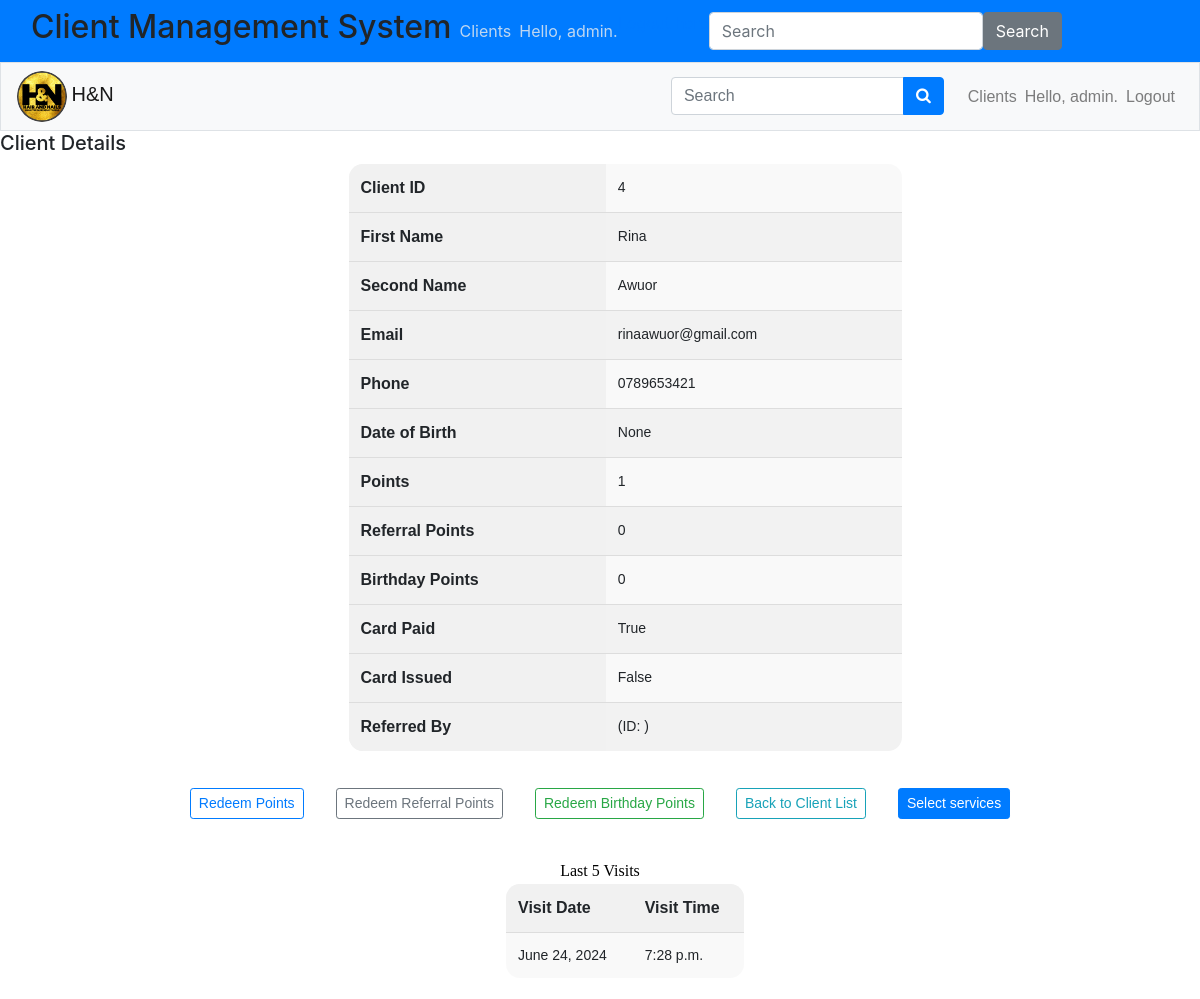
The page /users/clients/4/ (signed in) on the database as committed earlier.
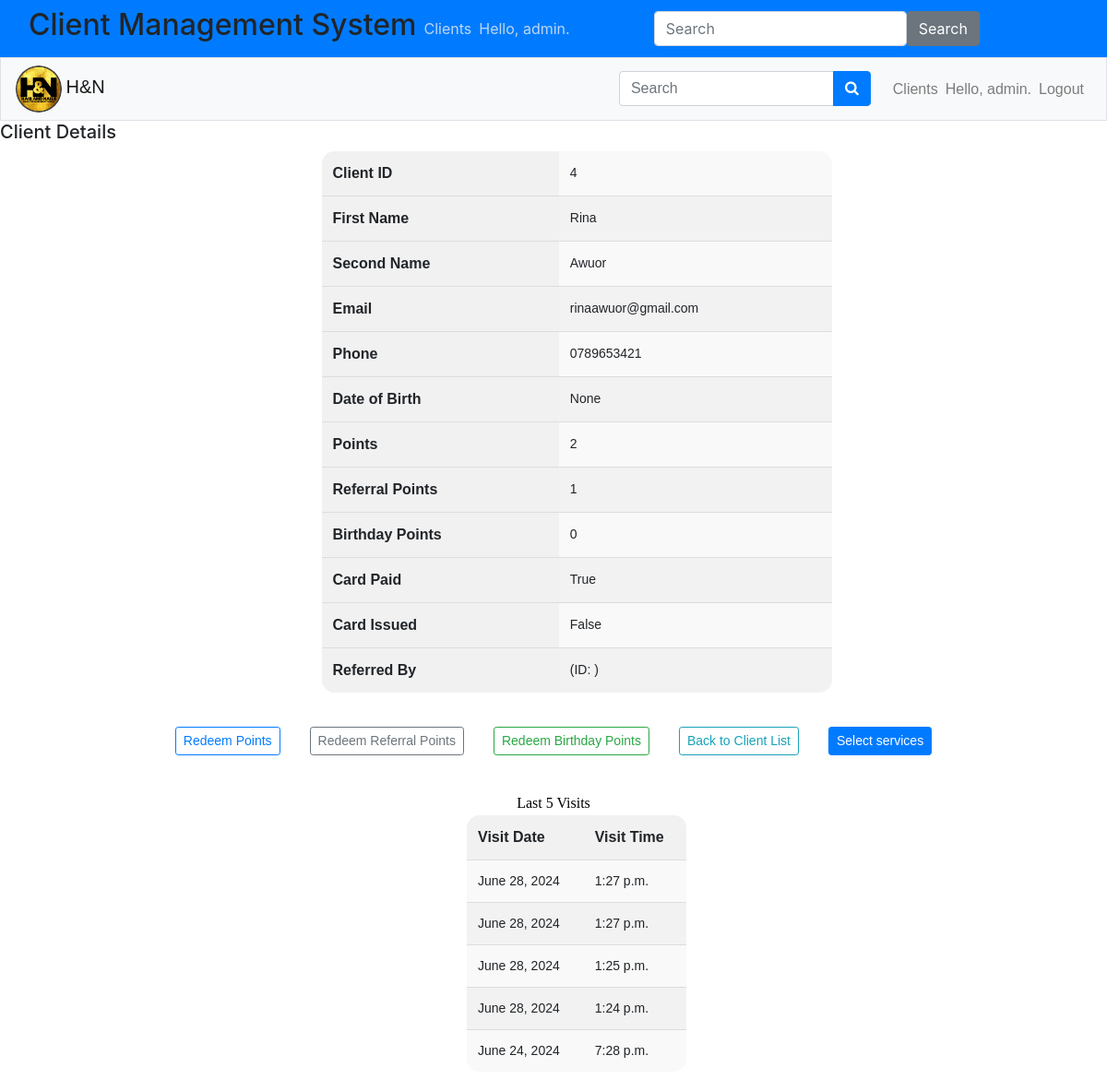
The same page on the database as committed later.
### users/models.py (models this page shows, shortened)
class Client(models.Model):
    first_name = models.CharField(max_length=100)
    second_name = models.CharField(max_length=100)
    email = models.EmailField(unique=True)
    phone = models.CharField(max_length=15, unique=True)
    points = models.IntegerField(default=0)
    referral_points = models.IntegerField(default=0)
    date_of_birth = models.DateField(null=True, blank=True)
    birthday_points = models.IntegerField(default=0)
    referred_by = models.ForeignKey('self', null=True, blank=True, on_delete=models.SET_NULL)
    card_paid = models.BooleanField(default=False)
    card_issued = models.BooleanField(default=False)

### visits/models.py (models this page shows, shortened)
class Visit(models.Model):
    client = models.ForeignKey(Client, on_delete=models.CASCADE)
    visit_time = models.DateTimeField(auto_now_add=True)

### users/views.py (the view)
# urls.py: path('clients/<int:client_id>/', views.client_detail, name='client_detail'),
@login_required
def client_detail(request, client_id):
    client = Client.objects.get(id=client_id)
    visits = client.visit_set.order_by('-visit_time')[:5]
    context = {'client': client, 'visits': visits}
    return render(request, 'users/client_detail.html', context)

### users/templates/users/client_detail.html (shortened to what this page needs)
<!DOCTYPE html>
<html lang="en">
<head>
    {% extends 'users/base.html' %}
{% block header %}
<h5>Client Details</h5>
{% endblock header %}
{% block content %}
<div class="container">
    <table class="client-table">
        <tr>
            <th>Client ID</th>
            <td>{{ client.id }}</td>
        </tr>
        <tr>
            <th>First Name</th>
            <td>{{ client.first_name }}</td>
        </tr>
        <tr>
            <th>Second Name</th>
            <td>{{ client.second_name }}</td>
        </tr>
        <tr>
            <th>Email</th>
            <td>{{ client.email }}</td>
        </tr>
        <tr>
            <th>Phone</th>
            <td>{{ client.phone }}</td>
        </tr>
        <tr>
            <th>Date of Birth</th>
            <td>{{ client.date_of_birth }}</td>
        </tr>
        <tr>
            <th>Points</th>
            <td>{{ client.points }}</td>
        </tr>
        <tr>
            <th>Referral Points</th>
            <td>{{ client.referral_points }}</td>
        </tr>
        <tr>
            <th>Birthday Points</th>
            <td>{{ client.birthday_points }}</td>
        </tr>
        <tr>
            <th>Card Paid</th>
            <td>{{ client.card_paid }}</td>
        </tr>
        <tr>
            <th>Card Issued</th>
            <td>{{ client.card_issued }}</td>
        </tr>
        <tr>
            <th>Referred By</th>
            <td>{{ client.referred_by.first_name }} {{ client.referred_by.second_name }} (ID: {{ client.referred_by.id }})</td>
        </tr>
    </table>
</div>
<div class="client-actions d-flex flex-wrap justify-content-center mb-4">
    <a href="{% url 'users:redeem_points' client.id %}" class="btn btn-sm btn-outline-primary custom-margin">Redeem Points</a>
    <a href="{% url 'users:redeem_referral_points' client.id %}" class="btn btn-sm btn-outline-secondary custom-margin">Redeem Referral Points</a>
    <a href="{% url 'users:redeem_birthday_points' client.id %}" class="btn btn-sm btn-outline-success custom-margin">Redeem Birthday Points</a>
    <a href="{% url 'users:client_list' %}" class="btn btn-sm btn-outline-info custom-margin">Back to Client List</a>
    <a href="{% url 'services:create_order' client.id %}" class="btn btn-sm btn-primary custom-margin">Select services</a>
</div>
<div class="log-container">
    <span>Last 5 Visits</span>
        <table class="time-table">
            <thead>
                <tr>
                    <th>Visit Date</th>
                    <th>Visit Time</th>
                </tr>
            </thead>
            <tbody>
                {% for visit in visits %}
                    <tr>
                        <td>{{ visit.visit_time.date }}</td>
                        <td>{{ visit.visit_time.time }}</td>
                    </tr>
                {% endfor %}
            </tbody>
        </table>
</div>
{% endblock content %}

Rows that differ between the two databases and show on the page:
changed Client "Rina": points "1" → "2"; referral_points "0" → "1"
added Visit: visit_time "June 28, 2024", visit_time.time "1:27 p.m."
added Visit: visit_time "June 28, 2024", visit_time.time "1:27 p.m."
added Visit: visit_time "June 28, 2024", visit_time.time "1:25 p.m."
added Visit: visit_time "June 28, 2024", visit_time.time "1:24 p.m."
